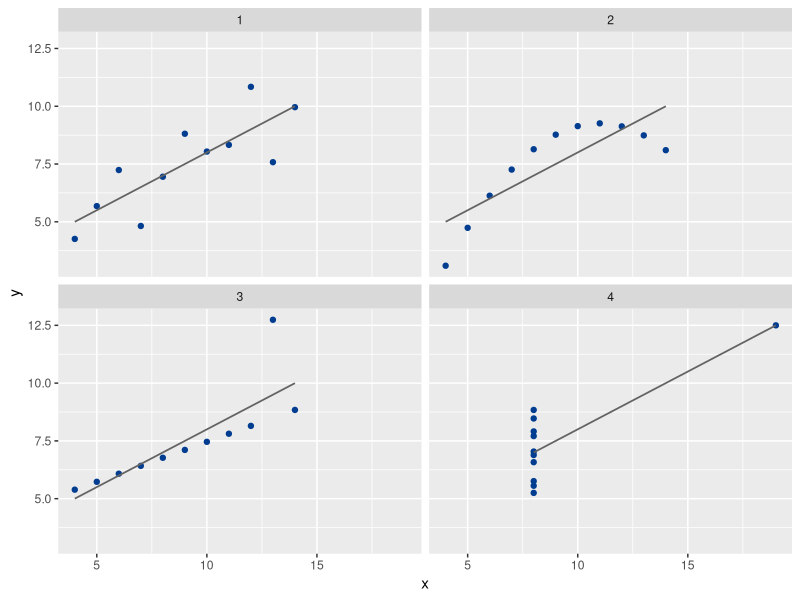

Write R code to recreate this figure.
## ---- chunk 1
#| echo: false
#| eval: true
# Bundle of packages for doing modern data analysis
library(tidyverse)
## ---- chunk 2
#| echo: false
#| eval: true
anscombe |> 
  pivot_longer(
    everything(),
    names_to = c(".value", "dataset"), names_pattern = "(.)(.)"
    ) |>
  ggplot(aes(x, y))+
  geom_point(colour="#003c8f", fill="#003c8f", pch=21) +
  stat_smooth(method=lm, se=FALSE, size=0.6, colour="#636363")+
  facet_wrap(~dataset, nrow=2)
